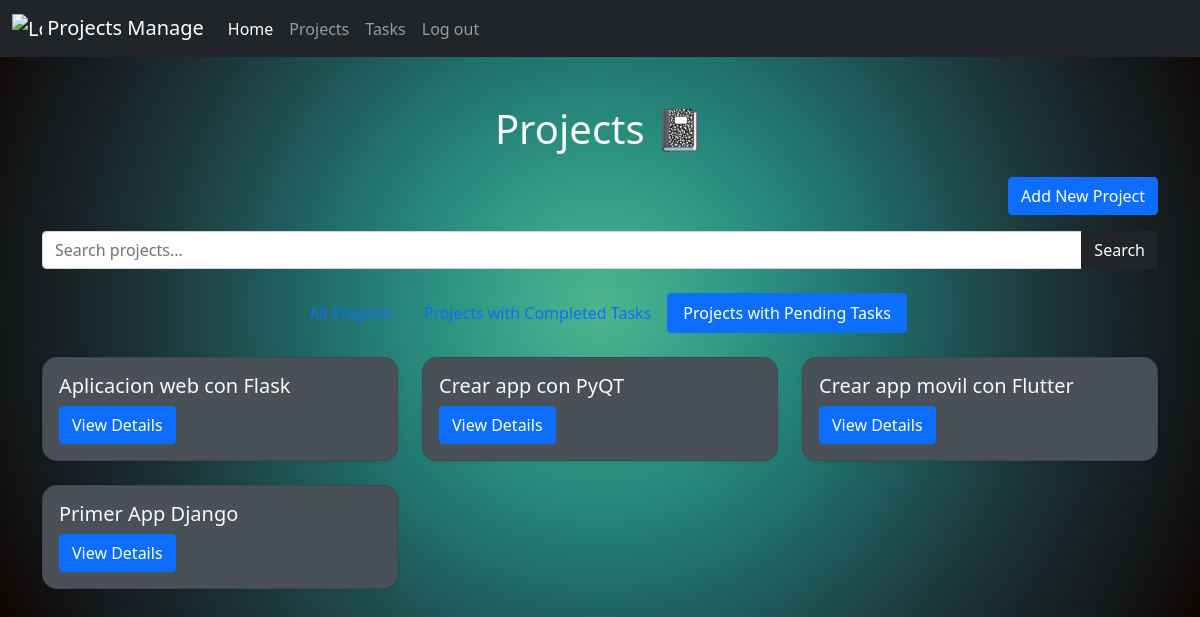
The app's page /about/projects/?status=with_pending_tasks with its own data.
### myapp/models.py (models this page shows, shortened)
class Project(models.Model):
    name = models.CharField(max_length=100)

### myapp/views.py (the view)
# urls.py: path('projects/', views.projects_view,name = 'projects'), # http://localhost:8000/projects
def projects_view(request):
    search_query = request.GET.get('search', '')
    status_filter = request.GET.get('status', 'all')
    projects = Project.objects.filter(name__icontains=search_query)
    if status_filter == 'with_completed_tasks':
        projects = projects.filter(task__done=True).distinct()
    elif status_filter == 'with_pending_tasks':
        projects = projects.filter(task__done=False).distinct()
    return render(request, 'projects.html', {
        'projects': projects,
        'active_filter': status_filter
    })

### myapp/templates/projects.html
{% extends "layout/base.html" %}
{% block content %}
<div class="container mt-5">
    <h1 class="mb-4 text-center">Projects 📓</h1>
    <div class="d-flex justify-content-end mb-3">
        <a href="{% url 'create_project' %}" class="btn btn-primary">Add New Project</a>
    </div>
    <div class="mb-4">
        <form method="get" action="{% url 'projects' %}">
            <div class="input-group">
                <input type="text" class="form-control" name="search" placeholder="Search projects..." value="{{ request.GET.search }}">
                <button class="btn btn-dark" type="submit">Search</button>
            </div>
        </form>
    </div>
    <div class="mb-4">
        <ul class="nav nav-pills justify-content-center">
            <li class="nav-item">
                <a class="nav-link {% if active_filter == 'all' %}active{% endif %}" href="{% url 'projects' %}?status=all">All Projects</a>
            </li>
            <li class="nav-item">
                <a class="nav-link {% if active_filter == 'with_completed_tasks' %}active{% endif %}" href="{% url 'projects' %}?status=with_completed_tasks">Projects with Completed Tasks</a>
            </li>
            <li class="nav-item">
                <a class="nav-link {% if active_filter == 'with_pending_tasks' %}active{% endif %}" href="{% url 'projects' %}?status=with_pending_tasks">Projects with Pending Tasks</a>
            </li>
        </ul>
    </div>
    <div class="row">
        {% for project in projects %}
            <div class="col-md-4 mb-4">
                <div class="card shadow-sm">
                    <div class="card-body">
                        <h5 class="card-title">{{ project.name }}</h5>
                        <a href="{% url 'project_detail' project.id %}" class="btn btn-primary">View Details</a>
                    </div>
                </div>
            </div>
        {% endfor %}
    </div>
</div>
{% endblock %}

### myapp/templates/layout/base.html (style rules this page uses)
body { background-image: radial-gradient(circle at 50% 50%, #4eb48d 0, #3ea88a 10%, #309884 20%, #26857a 30%, #21706c 40%, #1f5959 50%, #1e4345 60%, #1b3033 70%, #182123 80%, #131415 90%, #0d0502 100%); color: #f8f9fa; }
.card { background-color: #495057; color: #f8f9fa; border-radius:15px; }

### records on screen
Project: name "Aplicacion web con Flask"
Project: name "Crear app con PyQT"
Project: name "Crear app movil con Flutter"
Project: name "Primer App Django"
